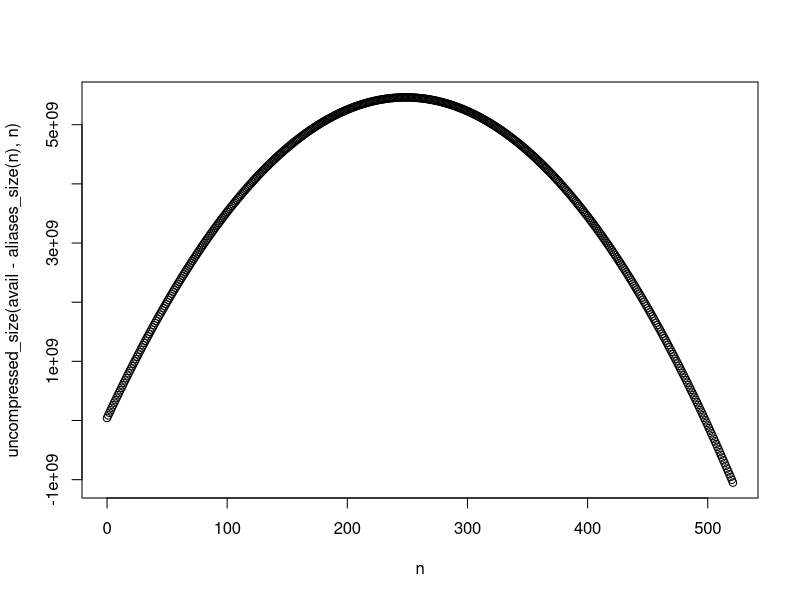

Write the R code that produced this figure.
B <- 36

# Combined length of n filenames generated according to our 36-digit
# scheme: 0 1 ... Z 00 01 ... 0Z 10 11 ... 1Z ... ZZ 000. Look at it
# like this: if we have n filenames, then all n of them have at least 1
# digit; all but 10 have at least 2 digits; all but 100 have at least 3
# digits, all but 1000 have at least 4 digits; and so on. In general,
# the length of the longest filename increases by 1 at each index that
# is a repunit 11...1₃₆ = 1 + 36 + 36² + ... + 36^(d−1) = (36^d−1)/(36−1).
# Let d be the length of the longest repunit not greater than n. Then
# the combined length of filenames is
#   Sum from 1 to d of: n+1 − (36^d−1)/(36−1)
#    = d×(n+1) - Sum from 1 to d of: (36^d−1)/(36−1)
#    = d×(n+1) − (36^d−1)×36/(36−1)² - d/(36−1)
# where the last equality comes from adapting a formula for the partial
# sums of base-10 repunits from https://oeis.org/A014824.
#
# In the case where the base is 2, this is the same as
# https://oeis.org/A061168.
sum_filename_lengths <- function(n) {
	d <- floor(log((n+1)/(B/(B-1)), B)) + 1
	d*(n+1) - ((B^d-1)/(B-1) * B/(B-1) - d/(B-1))
}

compressed_size <- function(deflate_size, num_aliases) {
	size <- 0
	size <- size + num_aliases * 5 # 5 is DEFLATE quoting overhead
	size <- size + 16 + deflate_size # 16 is DEFLATE compression overhead
	size <- size + 30 * (1 + num_aliases) # Local File Headers
	size <- size + 46 * (1 + num_aliases) # Central Directory Headers
	size <- size + 2 * sum_filename_lengths(1 + num_aliases) # Filenames in Local File Headers and Central Directory Headers
	size <- size + 22 # EOCD
	size
}

uncompressed_size <- Vectorize(function(deflate_size, num_aliases) {
	size <- 0
	size <- size + (1 + 1032 + deflate_size * 1032) * (1 + num_aliases)
	size <- size + 30 * (num_aliases * (num_aliases + 1)) / 2
	size <- size + sum(sum_filename_lengths(1+num_aliases) - sum_filename_lengths(1:num_aliases))
	size
})

# compressed_size(21094-16, 250)
# uncompressed_size(21094-16, 250)

# compressed_size(500000-16, 1297)
# uncompressed_size(500000-16, 1297)

aliases_size <- function(num_aliases) {
	num_aliases * (30 + 46 + 5) + 2 * sum_filename_lengths(1+num_aliases)
}

optimize <- function(total_size) {
	avail <- total_size - 30 - 46 - 16 - 22
	num_aliases <- with(list(n=0:(avail/(30+5+46))), {
		plot(n, uncompressed_size(avail - aliases_size(n), n))
		which.max(uncompressed_size(avail - aliases_size(n), n))
	})
	deflate_size = avail - aliases_size(num_aliases)
	list(deflate_size=deflate_size, num_aliases=num_aliases)
}

# 2^32 - 1 is the maximum representable file size
# 1033 is the built-in contents of the DEFLATE block before adding any zeroes
# sum_filename_lengths(65535) - 1 is the filename quoting gain of the first (biggest) file
# 30*65534 is the Local File Header quoting gain of the first (biggest) file
# 1032.0 is the additional file size gained for every zero byte in deflate_size
sprintf("deflate_size for max-size zip: %.4f", (2^32 - 1 - 1033 - (sum_filename_lengths(65535) - 1 + 30*65534)) / 1032.0)

optimize(42374)
